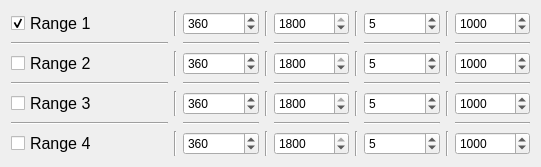
     <widget class="QWidget" name="gridLayoutWidget_9">
      <property name="geometry">
       <rect>
        <x>440</x>
        <y>600</y>
        <width>541</width>
        <height>164</height>
       </rect>
      </property>
      <layout class="QGridLayout" name="gridLayout_dev">
       <item row="1" column="4">
        <widget class="Line" name="line_33">
         <property name="orientation">
          <enum>Qt::Horizontal</enum>
         </property>
        </widget>
       </item>
       <item row="2" column="6">
        <widget class="QDoubleSpinBox" name="stepNM_R2">
         <property name="suffix">
          <string/>
         </property>
         <property name="decimals">
          <number>0</number>
         </property>
         <property name="minimum">
          <double>1.000000000000000</double>
         </property>
         <property name="maximum">
          <double>100.000000000000000</double>
         </property>
         <property name="value">
          <double>5.000000000000000</double>
         </property>
        </widget>
       </item>
       <item row="0" column="1">
        <widget class="Line" name="line_47">
         <property name="orientation">
          <enum>Qt::Vertical</enum>
         </property>
        </widget>
       </item>
       <item row="1" column="2">
        <widget class="Line" name="line_34">
         <property name="orientation">
          <enum>Qt::Horizontal</enum>
         </property>
        </widget>
       </item>
       <item row="4" column="6">
        <widget class="QDoubleSpinBox" name="stepNM_R3">
         <property name="suffix">
          <string/>
         </property>
         <property name="decimals">
          <number>0</number>
         </property>
         <property name="minimum">
          <double>1.000000000000000</double>
         </property>
         <property name="maximum">
          <double>100.000000000000000</double>
         </property>
         <property name="value">
          <double>5.000000000000000</double>
         </property>
        </widget>
       </item>
       <item row="5" column="0">
        <widget class="Line" name="line_38">
         <property name="orientation">
          <enum>Qt::Horizontal</enum>
         </property>
        </widget>
       </item>
       <item row="6" column="4">
        <widget class="QDoubleSpinBox" name="stopNM_R4">
         <property name="suffix">
          <string/>
         </property>
         <property name="decimals">
          <number>0</number>
         </property>
         <property name="minimum">
          <double>350.000000000000000</double>
         </property>
         <property name="maximum">
          <double>1800.000000000000000</double>
         </property>
         <property name="value">
          <double>1800.000000000000000</double>
         </property>
        </widget>
       </item>
       <item row="1" column="6">
        <widget class="Line" name="line_35">
         <property name="orientation">
          <enum>Qt::Horizontal</enum>
         </property>
        </widget>
       </item>
       <item row="6" column="5">
        <widget class="Line" name="line_58">
         <property name="orientation">
          <enum>Qt::Vertical</enum>
         </property>
        </widget>
       </item>
       <item row="1" column="0">
        <widget class="Line" name="line_30">
         <property name="orientation">
          <enum>Qt::Horizontal</enum>
         </property>
        </widget>
       </item>
       <item row="4" column="4">
        <widget class="QDoubleSpinBox" name="stopNM_R3">
         <property name="suffix">
          <string/>
         </property>
         <property name="decimals">
          <number>0</number>
         </property>
         <property name="minimum">
          <double>350.000000000000000</double>
         </property>
         <property name="maximum">
          <double>1800.000000000000000</double>
         </property>
         <property name="value">
          <double>1800.000000000000000</double>
         </property>
        </widget>
       </item>
       <item row="5" column="4">
        <widget class="Line" name="line_43">
         <property name="orientation">
          <enum>Qt::Horizontal</enum>
         </property>
        </widget>
       </item>
       <item row="4" column="0">
        <widget class="QCheckBox" name="Range3">
         <property name="font">
          <font>
           <pointsize>12</pointsize>
          </font>
         </property>
         <property name="text">
          <string>Range 3</string>
         </property>
        </widget>
       </item>
       <item row="4" column="5">
        <widget class="Line" name="line_57">
         <property name="orientation">
          <enum>Qt::Vertical</enum>
         </property>
        </widget>
       </item>
       <item row="0" column="8">
        <widget class="QDoubleSpinBox" name="pickAmp_R1">
         <property name="decimals">
          <number>0</number>
         </property>
         <property name="minimum">
          <double>100.000000000000000</double>
         </property>
         <property name="maximum">
          <double>100000000.000000000000000</double>
         </property>
         <property name="singleStep">
          <double>1000.000000000000000</double>
         </property>
         <property name="value">
          <double>1000.000000000000000</double>
         </property>
        </widget>
       </item>
       <item row="3" column="0">
        <widget class="Line" name="line_37">
         <property name="orientation">
          <enum>Qt::Horizontal</enum>
         </property>
        </widget>
       </item>
       <item row="0" column="0">
        <widget class="QCheckBox" name="Range1">
         <property name="font">
          <font>
           <pointsize>12</pointsize>
           <italic>false</italic>
          </font>
         </property>
         <property name="text">
          <string>Range 1                </string>
         </property>
         <property name="checked">
          <bool>true</bool>
         </property>
        </widget>
       </item>
       <item row="2" column="3">
        <widget class="Line" name="line_52">
         <property name="orientation">
          <enum>Qt::Vertical</enum>
         </property>
        </widget>
       </item>
       <item row="2" column="0">
        <widget class="QCheckBox" name="Range2">
         <property name="font">
          <font>
           <pointsize>12</pointsize>
          </font>
         </property>
         <property name="text">
          <string>Range 2</string>
         </property>
        </widget>
       </item>
       <item row="5" column="2">
        <widget class="Line" name="line_42">
         <property name="orientation">
          <enum>Qt::Horizontal</enum>
         </property>
        </widget>
       </item>
       <item row="2" column="8">
        <widget class="QDoubleSpinBox" name="pickAmp_R2">
         <property name="decimals">
          <number>0</number>
         </property>
         <property name="minimum">
          <double>100.000000000000000</double>
         </property>
         <property name="maximum">
          <double>100000000.000000000000000</double>
         </property>
         <property name="singleStep">
          <double>1000.000000000000000</double>
         </property>
         <property name="value">
          <double>1000.000000000000000</double>
         </property>
        </widget>
       </item>
       <item row="3" column="6">
        <widget class="Line" name="line_41">
         <property name="orientation">
          <enum>Qt::Horizontal</enum>
         </property>
        </widget>
       </item>
       <item row="0" column="4">
        <widget class="QDoubleSpinBox" name="stopNM_R1">
         <property name="suffix">
          <string/>
         </property>
         <property name="decimals">
          <number>0</number>
         </property>
         <property name="minimum">
          <double>350.000000000000000</double>
         </property>
         <property name="maximum">
          <double>1800.000000000000000</double>
         </property>
         <property name="value">
          <double>1800.000000000000000</double>
         </property>
        </widget>
       </item>
       <item row="4" column="1">
        <widget class="Line" name="line_49">
         <property name="orientation">
          <enum>Qt::Vertical</enum>
         </property>
        </widget>
       </item>
       <item row="0" column="5">
        <widget class="Line" name="line_55">
         <property name="orientation">
          <enum>Qt::Vertical</enum>
         </property>
        </widget>
       </item>
       <item row="4" column="7">
        <widget class="Line" name="line_60">
         <property name="orientation">
          <enum>Qt::Vertical</enum>
         </property>
        </widget>
       </item>
       <item row="3" column="8">
        <widget class="Line" name="line_45">
         <property name="orientation">
          <enum>Qt::Horizontal</enum>
         </property>
        </widget>
       </item>
       <item row="0" column="3">
        <widget class="Line" name="line_51">
         <property name="orientation">
          <enum>Qt::Vertical</enum>
         </property>
        </widget>
       </item>
       <item row="2" column="1">
        <widget class="Line" name="line_48">
         <property name="orientation">
          <enum>Qt::Vertical</enum>
         </property>
        </widget>
       </item>
       <item row="3" column="4">
        <widget class="Line" name="line_40">
         <property name="orientation">
          <enum>Qt::Horizontal</enum>
         </property>
        </widget>
       </item>
       <item row="6" column="7">
        <widget class="Line" name="line_59">
         <property name="orientation">
          <enum>Qt::Vertical</enum>
         </property>
        </widget>
       </item>
       <item row="5" column="6">
        <widget class="Line" name="line_44">
         <property name="orientation">
          <enum>Qt::Horizontal</enum>
         </property>
        </widget>
       </item>
       <item row="4" column="2">
        <widget class="QDoubleSpinBox" name="startNM_R3">
         <property name="suffix">
          <string/>
         </property>
         <property name="decimals">
          <number>0</number>
         </property>
         <property name="minimum">
          <double>355.000000000000000</double>
         </property>
         <property name="maximum">
          <double>2500.000000000000000</double>
         </property>
         <property name="value">
          <double>360.000000000000000</double>
         </property>
        </widget>
       </item>
       <item row="1" column="8">
        <widget class="Line" name="line_36">
         <property name="orientation">
          <enum>Qt::Horizontal</enum>
         </property>
        </widget>
       </item>
       <item row="6" column="3">
        <widget class="Line" name="line_54">
         <property name="orientation">
          <enum>Qt::Vertical</enum>
         </property>
        </widget>
       </item>
       <item row="5" column="8">
        <widget class="Line" name="line_46">
         <property name="orientation">
          <enum>Qt::Horizontal</enum>
         </property>
        </widget>
       </item>
       <item row="2" column="2">
        <widget class="QDoubleSpinBox" name="startNM_R2">
         <property name="suffix">
          <string/>
         </property>
         <property name="decimals">
          <number>0</number>
         </property>
         <property name="minimum">
          <double>355.000000000000000</double>
         </property>
         <property name="maximum">
          <double>2500.000000000000000</double>
         </property>
         <property name="value">
          <double>360.000000000000000</double>
         </property>
        </widget>
       </item>
       <item row="6" column="1">
        <widget class="Line" name="line_50">
         <property name="orientation">
          <enum>Qt::Vertical</enum>
         </property>
        </widget>
       </item>
       <item row="2" column="4">
        <widget class="QDoubleSpinBox" name="stopNM_R2">
         <property name="suffix">
          <string/>
         </property>
         <property name="decimals">
          <number>0</number>
         </property>
         <property name="minimum">
          <double>350.000000000000000</double>
         </property>
         <property name="maximum">
          <double>1800.000000000000000</double>
         </property>
         <property name="value">
          <double>1800.000000000000000</double>
         </property>
        </widget>
       </item>
       <item row="0" column="6">
        <widget class="QDoubleSpinBox" name="stepNM_R1">
         <property name="suffix">
          <string/>
         </property>
         <property name="decimals">
          <number>0</number>
         </property>
         <property name="minimum">
          <double>1.000000000000000</double>
         </property>
         <property name="maximum">
          <double>100.000000000000000</double>
         </property>
         <property name="value">
          <double>5.000000000000000</double>
         </property>
        </widget>
       </item>
       <item row="2" column="7">
        <widget class="Line" name="line_61">
         <property name="orientation">
          <enum>Qt::Vertical</enum>
         </property>
        </widget>
       </item>
       <item row="3" column="2">
        <widget class="Line" name="line_39">
         <property name="orientation">
          <enum>Qt::Horizontal</enum>
         </property>
        </widget>
       </item>
       <item row="4" column="8">
        <widget class="QDoubleSpinBox" name="pickAmp_R3">
         <property name="decimals">
          <number>0</number>
         </property>
         <property name="minimum">
          <double>100.000000000000000</double>
         </property>
         <property name="maximum">
          <double>100000000.000000000000000</double>
         </property>
         <property name="singleStep">
          <double>1000.000000000000000</double>
         </property>
         <property name="value">
          <double>1000.000000000000000</double>
         </property>
        </widget>
       </item>
       <item row="6" column="6">
        <widget class="QDoubleSpinBox" name="stepNM_R4">
         <property name="suffix">
          <string/>
         </property>
         <property name="decimals">
          <number>0</number>
         </property>
         <property name="minimum">
          <double>1.000000000000000</double>
         </property>
         <property name="maximum">
          <double>100.000000000000000</double>
         </property>
         <property name="value">
          <double>5.000000000000000</double>
         </property>
        </widget>
       </item>
       <item row="4" column="3">
        <widget class="Line" name="line_53">
         <property name="orientation">
          <enum>Qt::Vertical</enum>
         </property>
        </widget>
       </item>
       <item row="0" column="7">
        <widget class="Line" name="line_62">
         <property name="orientation">
          <enum>Qt::Vertical</enum>
         </property>
        </widget>
       </item>
       <item row="2" column="5">
        <widget class="Line" name="line_56">
         <property name="orientation">
          <enum>Qt::Vertical</enum>
         </property>
        </widget>
       </item>
       <item row="0" column="2">
        <widget class="QDoubleSpinBox" name="startNM_R1">
         <property name="suffix">
          <string/>
         </property>
         <property name="decimals">
          <number>0</number>
         </property>
         <property name="minimum">
          <double>355.000000000000000</double>
         </property>
         <property name="maximum">
          <double>2500.000000000000000</double>
         </property>
         <property name="value">
          <double>360.000000000000000</double>
         </property>
        </widget>
       </item>
       <item row="6" column="2">
        <widget class="QDoubleSpinBox" name="startNM_R4">
         <property name="suffix">
          <string/>
         </property>
         <property name="decimals">
          <number>0</number>
         </property>
         <property name="minimum">
          <double>355.000000000000000</double>
         </property>
         <property name="maximum">
          <double>2500.000000000000000</double>
         </property>
         <property name="value">
          <double>360.000000000000000</double>
         </property>
        </widget>
       </item>
       <item row="6" column="0">
        <widget class="QCheckBox" name="Range4">
         <property name="font">
          <font>
           <pointsize>12</pointsize>
          </font>
         </property>
         <property name="text">
          <string>Range 4</string>
         </property>
        </widget>
       </item>
       <item row="6" column="8">
        <widget class="QDoubleSpinBox" name="pickAmp_R4">
         <property name="decimals">
          <number>0</number>
         </property>
         <property name="minimum">
          <double>100.000000000000000</double>
         </property>
         <property name="maximum">
          <double>100000000.000000000000000</double>
         </property>
         <property name="singleStep">
          <double>1000.000000000000000</double>
         </property>
         <property name="value">
          <double>1000.000000000000000</double>
         </property>
        </widget>
       </item>
      </layout>
     </widget>
